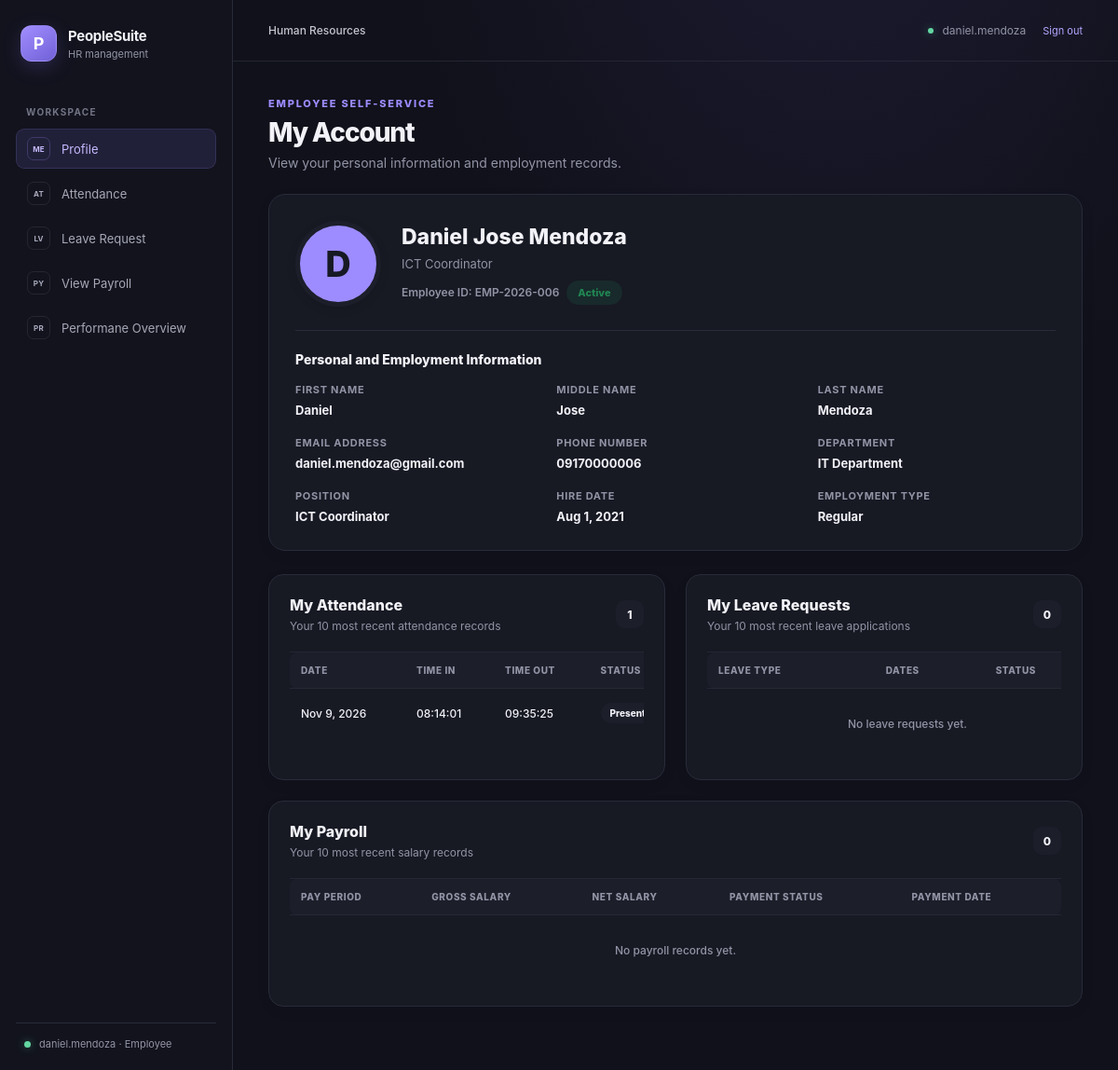
Before: /my-account.php (signed in) with the older database file.
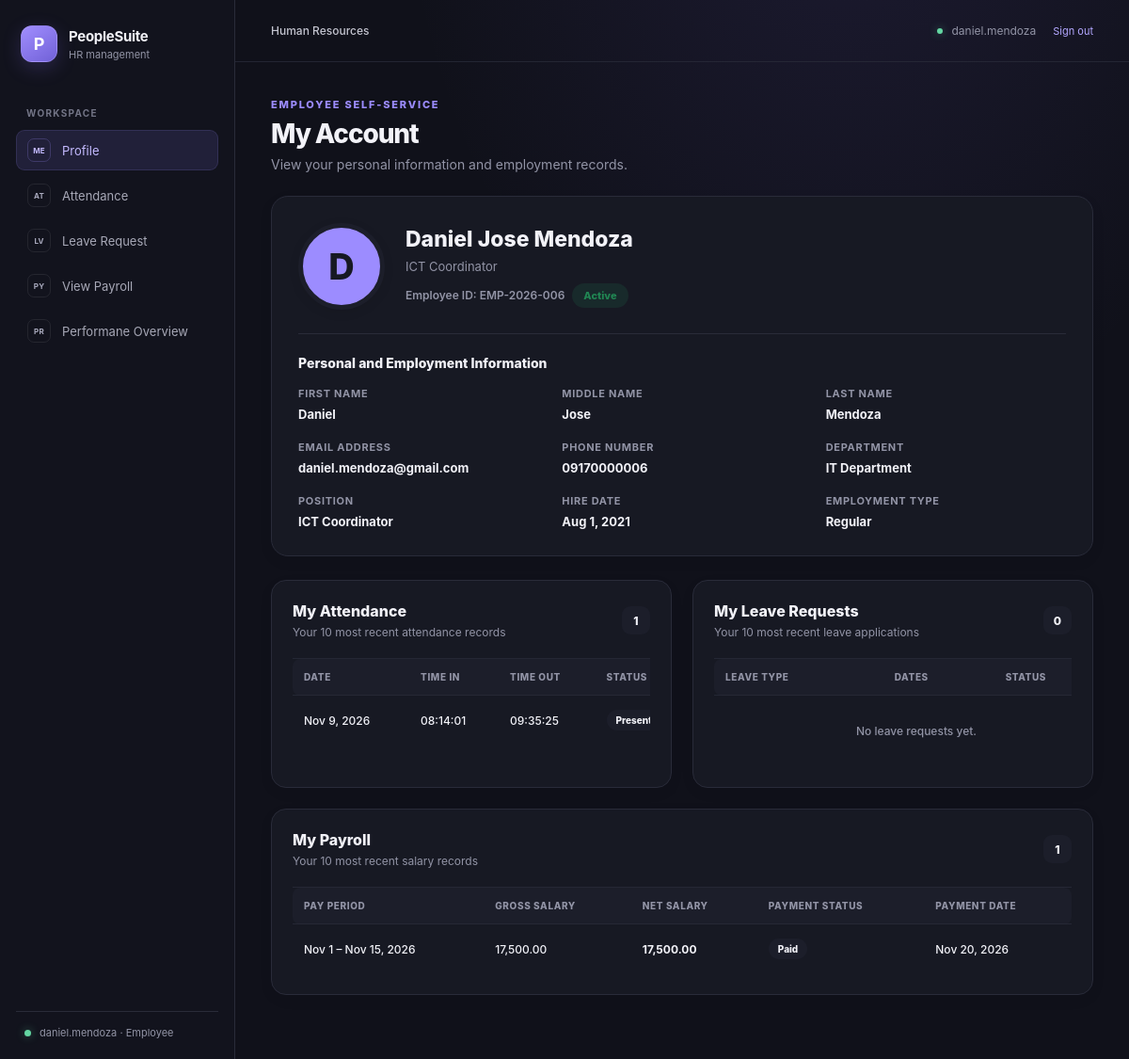
After: the same page with the newer database file.
### tables this page shows
CREATE TABLE `attendance` (
  `attendance_id` int(11) NOT NULL,
  `employee_id` int(11) NOT NULL,
  `attendance_date` date NOT NULL,
  `time_in` time DEFAULT NULL,
  `time_out` time DEFAULT NULL,
  `attendance_status` enum('Present','Absent','Late','Half-day','On Leave') DEFAULT 'Present',
  `remarks` varchar(255) DEFAULT NULL,
  `created_at` timestamp NOT NULL DEFAULT current_timestamp()
);

CREATE TABLE `payroll` (
  `payroll_id` int(11) NOT NULL,
  `employee_id` int(11) NOT NULL,
  `pay_period_start` date NOT NULL,
  `pay_period_end` date NOT NULL,
  `basic_salary` decimal(12,2) NOT NULL DEFAULT 0.00,
  `allowances` decimal(12,2) DEFAULT 0.00,
  `overtime_pay` decimal(12,2) DEFAULT 0.00,
  `deductions` decimal(12,2) DEFAULT 0.00,
  `sss_deduction` decimal(10,2) NOT NULL DEFAULT 0.00,
  `philhealth_deduction` decimal(10,2) NOT NULL DEFAULT 0.00,
  `pagibig_deduction` decimal(10,2) NOT NULL DEFAULT 0.00,
  `gross_salary` decimal(12,2) DEFAULT 0.00,
  `net_salary` decimal(12,2) DEFAULT 0.00,
  `payment_status` enum('Pending','Paid') DEFAULT 'Pending',
  `payment_date` date DEFAULT NULL,
  `created_at` timestamp NOT NULL DEFAULT current_timestamp()
);

### my-account.php (the view, shortened to what the changed rows need)
<?php
require __DIR__ . '/config/db.php';
$user = auth_current_user();
$profile = null;
$attendance = [];
$leaveRequests = [];
$payroll = [];
$loadError = null;
try {
    $profileQuery = $pdo->prepare(
        'SELECT e.employee_id, e.employee_code, e.first_name, e.middle_name, e.last_name,
                e.email, e.phone, e.position, e.hire_date, e.employment_type,
                e.employment_status, d.department_name
         FROM employees AS e
         LEFT JOIN departments AS d ON d.department_id = e.department_id
         WHERE e.employee_id = :employee_id'
    );
    $profileQuery->execute([
        ':employee_id' => $user['employee_id']
    ]);
    $profile = $profileQuery->fetch();
    $attendanceQuery = $pdo->prepare(
        'SELECT attendance_date, time_in, time_out, attendance_status, remarks
         FROM attendance
         WHERE employee_id = :employee_id
         ORDER BY attendance_date DESC
         LIMIT 10'
    );
    $attendanceQuery->execute([
        ':employee_id' => $user['employee_id']
    ]);
    $attendance = $attendanceQuery->fetchAll();
    $leaveQuery = $pdo->prepare(
        'SELECT leave_type, start_date, end_date, leave_status, reason
         FROM leave_requests
         WHERE employee_id = :employee_id
         ORDER BY created_at DESC, leave_id DESC
         LIMIT 10'
    );
    $leaveQuery->execute([
        ':employee_id' => $user['employee_id']
    ]);
    $leaveRequests = $leaveQuery->fetchAll();
    $payrollQuery = $pdo->prepare(
        'SELECT pay_period_start, pay_period_end, gross_salary, net_salary,
                payment_status, payment_date
         FROM payroll
         WHERE employee_id = :employee_id
         ORDER BY pay_period_end DESC, payroll_id DESC
         LIMIT 10'
    );
    $payrollQuery->execute([
        ':employee_id' => $user['employee_id']
    ]);
    $payroll = $payrollQuery->fetchAll();
} catch (PDOException $e) {
    error_log('Employee self-service load failed: ' . $e->getMessage());
    $loadError = 'Your account information could not be loaded. Please try again later.';
}
$escape = static function ($value): string {
    return htmlspecialchars((string) ($value ?? ''), ENT_QUOTES, 'UTF-8');
};
$fullName = $profile
    ? trim(
        $profile['first_name'] . ' ' .
        ($profile['middle_name'] ?? '') . ' ' .
        $profile['last_name']
    )
    : '';
$profileInitial = $profile
    ? strtoupper(substr(trim($profile['first_name']), 0, 1))
    : '';
$statusClass = $profile
    ? strtolower(str_replace(' ', '-', $profile['employment_status'] ?? 'unknown'))
    : 'unknown';
require __DIR__ . '/includes/header.php';
require __DIR__ . '/includes/sidebar.php';
?>
<div class="my-account-page">
    <section class="account-heading">
        <div>
            <h1>My Account</h1>
        </div>
    </section>
    <?php if ($loadError !== null): ?>
        <div class="account-error" role="alert">
            <?= $escape($loadError) ?>
        </div>
    <?php elseif ($profile !== null): ?>
        <section class="account-profile-card">
            <div class="account-profile-top">
                <div class="account-avatar" aria-label="Employee profile initial">
                    <?= $escape($profileInitial) ?>
                </div>
                <div class="account-profile-info">
                    <h2><?= $escape($fullName) ?></h2>
                    <p>
                        <?= $escape($profile['position'] ?? 'Position not assigned') ?>
                    </p>
                    <div class="account-profile-meta">
                        <span class="account-code">
                            Employee ID: <?= $escape($profile['employee_code']) ?>
                        </span>
                        <span class="account-status status-<?= $escape($statusClass) ?>">
                            <?= $escape($profile['employment_status']) ?>
                        </span>
                    </div>
                </div>
            </div>
            <h3 class="account-details-heading">
                Personal and Employment Information
            </h3>
            <div class="account-details-grid">
                <div class="account-detail-item">
                    <span>First Name</span>
                    <strong><?= $escape($profile['first_name']) ?></strong>
                </div>
                <div class="account-detail-item">
                    <span>Middle Name</span>
                    <strong><?= $escape($profile['middle_name'] ?: '—') ?></strong>
                </div>
                <div class="account-detail-item">
                    <span>Last Name</span>
                    <strong><?= $escape($profile['last_name']) ?></strong>
                </div>
                <div class="account-detail-item">
                    <span>Email Address</span>
                    <strong><?= $escape($profile['email']) ?></strong>
                </div>
                <div class="account-detail-item">
                    <span>Phone Number</span>
                    <strong><?= $escape($profile['phone'] ?: '—') ?></strong>
                </div>
                <div class="account-detail-item">
                    <span>Department</span>
                    <strong><?= $escape($profile['department_name'] ?? 'Unassigned') ?></strong>
                </div>
                <div class="account-detail-item">
                    <span>Position</span>
                    <strong><?= $escape($profile['position'] ?? 'Not assigned') ?></strong>
                </div>
                <div class="account-detail-item">
                    <span>Hire Date</span>
                    <strong>
                        <?= $escape($profile['hire_date'] ? date('M j, Y', strtotime($profile['hire_date'])) : '—') ?>
                    </strong>
                </div>
                <div class="account-detail-item">
                    <span>Employment Type</span>
                    <strong><?= $escape($profile['employment_type'] ?? '—') ?></strong>
                </div>
            </div>
        </section>
        <section class="account-sections">
            <article class="account-panel" id="attendance">
                <div class="account-panel-heading">
                    <div>
                        <h2>My Attendance</h2>
                        <p>Your 10 most recent attendance records</p>
                    </div>
                    <span class="account-panel-count">
                        <?= count($attendance) ?>
                    </span>
                </div>
                <div class="account-table-wrap">
                    <table class="account-table">
                        <thead>
                            <tr>
                                <th>Date</th>
                                <th>Time In</th>
                                <th>Time Out</th>
                                <th>Status</th>
                            </tr>
                        </thead>
                        <tbody>
                            <?php if ($attendance === []): ?>
                                <tr>
                                    <td colspan="4" class="account-empty-state">
                                        No attendance records yet.
                                    </td>
                                </tr>
                            <?php else: ?>
                                <?php foreach ($attendance as $record): ?>
                                    <tr>
                                        <td>
                                            <?= $escape(date('M j, Y', strtotime($record['attendance_date']))) ?>
                                        </td>
                                        <td>
                                            <?= $escape($record['time_in'] ?? '—') ?>
                                        </td>
                                        <td>
                                            <?= $escape($record['time_out'] ?? '—') ?>
                                        </td>
                                        <td>
                                            <span class="account-record-status">
                                                <?= $escape($record['attendance_status']) ?>
                                            </span>
                                        </td>
                                    </tr>
                                <?php endforeach; ?>
                            <?php endif; ?>
                        </tbody>
                    </table>
                </div>
            </article>
            <article class="account-panel" id="leave">
                <div class="account-panel-heading">
                    <div>
                        <h2>My Leave Requests</h2>
                        <p>Your 10 most recent leave applications</p>
                    </div>
                    <span class="account-panel-count">
                        <?= count($leaveRequests) ?>
                    </span>
                </div>
                <div class="account-table-wrap">
                    <table class="account-table">
                        <thead>
                            <tr>
                                <th>Leave Type</th>
                                <th>Dates</th>
                                <th>Status</th>
                            </tr>
                        </thead>
                        <tbody>
                            <?php if ($leaveRequests === []): ?>
                                <tr>
                                    <td colspan="3" class="account-empty-state">
                                        No leave requests yet.
                                    </td>
                                </tr>
                            <?php endif; ?>
                        </tbody>
                    </table>
                </div>
            </article>
            <article class="account-panel payroll-panel" id="payroll">
                <div class="account-panel-heading">
                    <div>
                        <h2>My Payroll</h2>
                        <p>Your 10 most recent salary records</p>
                    </div>
                    <span class="account-panel-count">
                        <?= count($payroll) ?>
                    </span>
                </div>
                <div class="account-table-wrap">
                    <table class="account-table">
                        <thead>
                            <tr>
                                <th>Pay Period</th>
                                <th>Gross Salary</th>
                                <th>Net Salary</th>
                                <th>Payment Status</th>
                                <th>Payment Date</th>
                            </tr>
                        </thead>
                        <tbody>
                            <?php if ($payroll === []): ?>
                                <tr>
                                    <td colspan="5" class="account-empty-state">
                                        No payroll records yet.
                                    </td>
                                </tr>
                            <?php else: ?>
                                <?php foreach ($payroll as $record): ?>
                                    <tr>
                                        <td>
                                            <?= $escape(date('M j', strtotime($record['pay_period_start']))) ?>
                                            –
                                            <?= $escape(date('M j, Y', strtotime($record['pay_period_end']))) ?>
                                        </td>
                                        <td>
                                            <?= $escape(number_format((float) $record['gross_salary'], 2)) ?>
                                        </td>
                                        <td>
                                            <strong>
                                                <?= $escape(number_format((float) $record['net_salary'], 2)) ?>
                                            </strong>
                                        </td>
                                        <td>
                                            <span class="account-record-status">
                                                <?= $escape($record['payment_status']) ?>
                                            </span>
                                        </td>
                                        <td>
                                            <?= $escape(
                                                $record['payment_date']
                                                    ? date('M j, Y', strtotime($record['payment_date']))
                                                    : 'Not yet paid'
                                            ) ?>
                                        </td>
                                    </tr>
                                <?php endforeach; ?>
                            <?php endif; ?>
                        </tbody>
                    </table>
                </div>
            </article>
        </section>
    <?php endif; ?>
</div>
<?php require __DIR__ . '/includes/footer.php'; ?>

Changed rows visible on the page:
added payroll: pay_period_start "Nov 1", pay_period_end "Nov 15, 2026", gross_salary "17,500.00", net_salary "17,500.00", payment_status "Paid", payment_date "Nov 20, 2026"
Other visible differences:
count($payroll): "0" → "1"
text no longer shown: "No payroll records yet."
